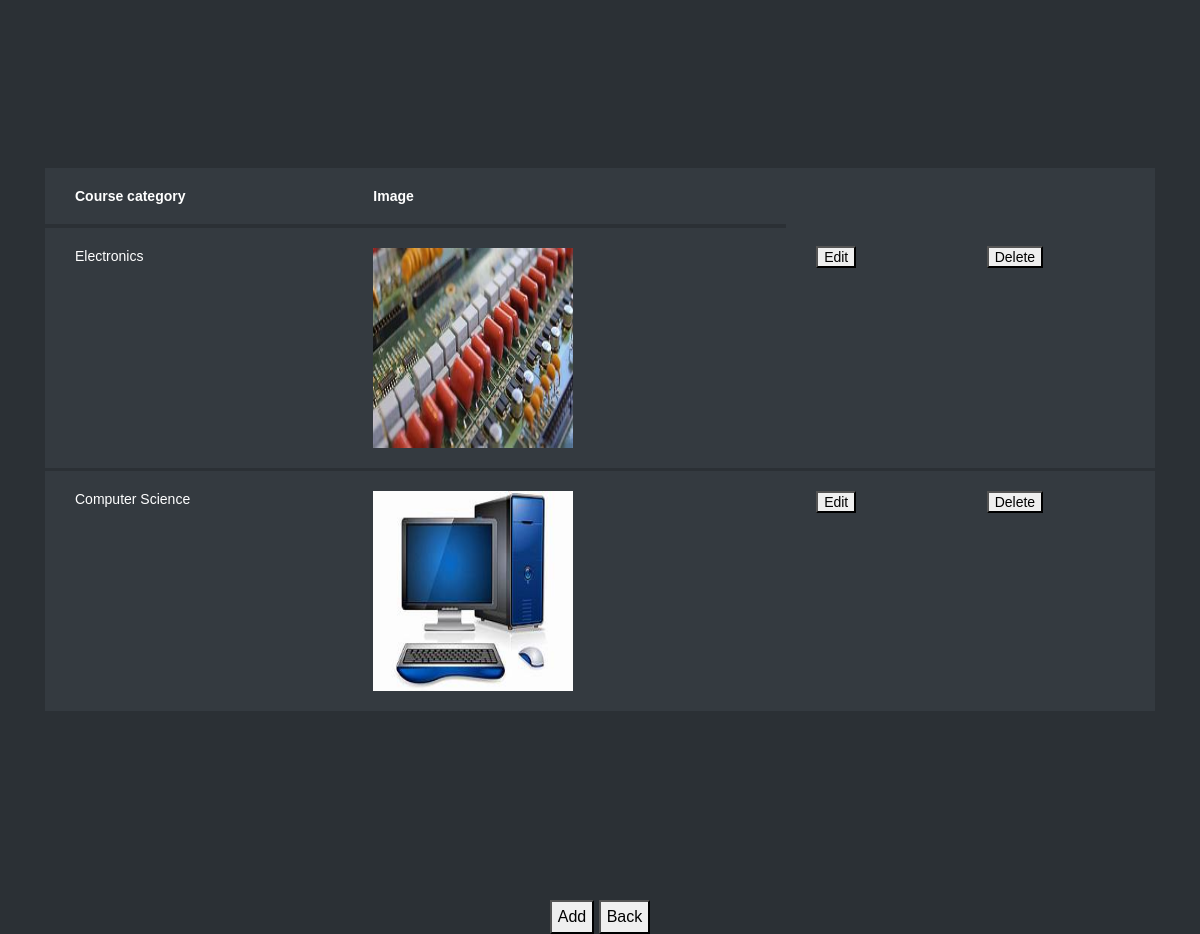
The page /cat_admin on the database its author committed.
### learn/models.py (models this page shows, shortened)
class Category(models.Model):
    Category_title = models.CharField(max_length=200, null=True)
    Image = models.ImageField(null=True)

### learn/views.py (the view)
# urls.py: path('cat_admin', learn.views.cat_admin, name='cat_admin'),
def cat_admin(request):
    mkk = Category.objects.all()
    return render(request,'cat_admin.html',{'mkk':mkk})

### Template/cat_admin.html (shortened to what this page needs)
{% load static %}
<html lang="en">
  <head>
	<link rel="stylesheet" href="https://stackpath.bootstrapcdn.com/font-awesome/4.7.0/css/font-awesome.min.css">
	<link rel="stylesheet" href="{% static 'tabble/css/style.css' %}">
	</head>
	<body>
	<section class="ftco-section">
		<div class="container">
			<div class="row justify-content-center">
				<div class="col-md-6 text-center mb-5">
				</div>
			</div>
			{% if mkk %}
			<div class="row">
				<div class="col-md-12">
					<div class="table-wrap">
						<table class="table table-bordered table-dark table-hover">
						  <thead>
						  <tr>
                              <th>
                                 Course category
                              </th>
							   <th>
                                 Image
                              </th>
                        </tr>
						  </thead>
						  <tbody>
						{% for k in mkk %}
						    <tr>
                              <td>
                                 	 {{k.Category_title}}
                              </td>
								<td>
									{% if k.Image %}
                                 	 <img src="{{k.Image.url}}" alt="{{k.Category_title}}" width="200" height="200">
									{% else %}
									No image uploaded
									{% endif %}
                              </td>
                              <td>
                                 <button type="button" onclick="location.href='{% url 'edit_cat_admin' k.id %}'" name='mybtn2'>Edit</button>
                              </td>
                               <td>
                                 <button type="button" onclick="location.href='{% url 'delete_cat_admin' k.id %}'" name='mybtn2'>Delete</button>
                              </td>
						    </tr>
                            {% endfor %}
						  </tbody>
						</table>
                        {% else %}
                        <h1 align="center" style="color:blue">No course category added</h1>
                        {% endif %}
					</div>
				</div>
			</div>
		</div>
		<br><br>
	</section>
    <div align="center">
        <button type="button" onclick="location.href='{% url 'add_cat_admin' %}'" name='mybtn2'>Add</button>
	<button type="button" onclick="location.href='{% url 'admin_home' %}'" name='mybtn2'>Back</button>
</div>
	</body>
</html>

### rows shown on the page
Category: Category_title "Electronics", Image (picture)
Category: Category_title "Computer Science", Image (picture)
